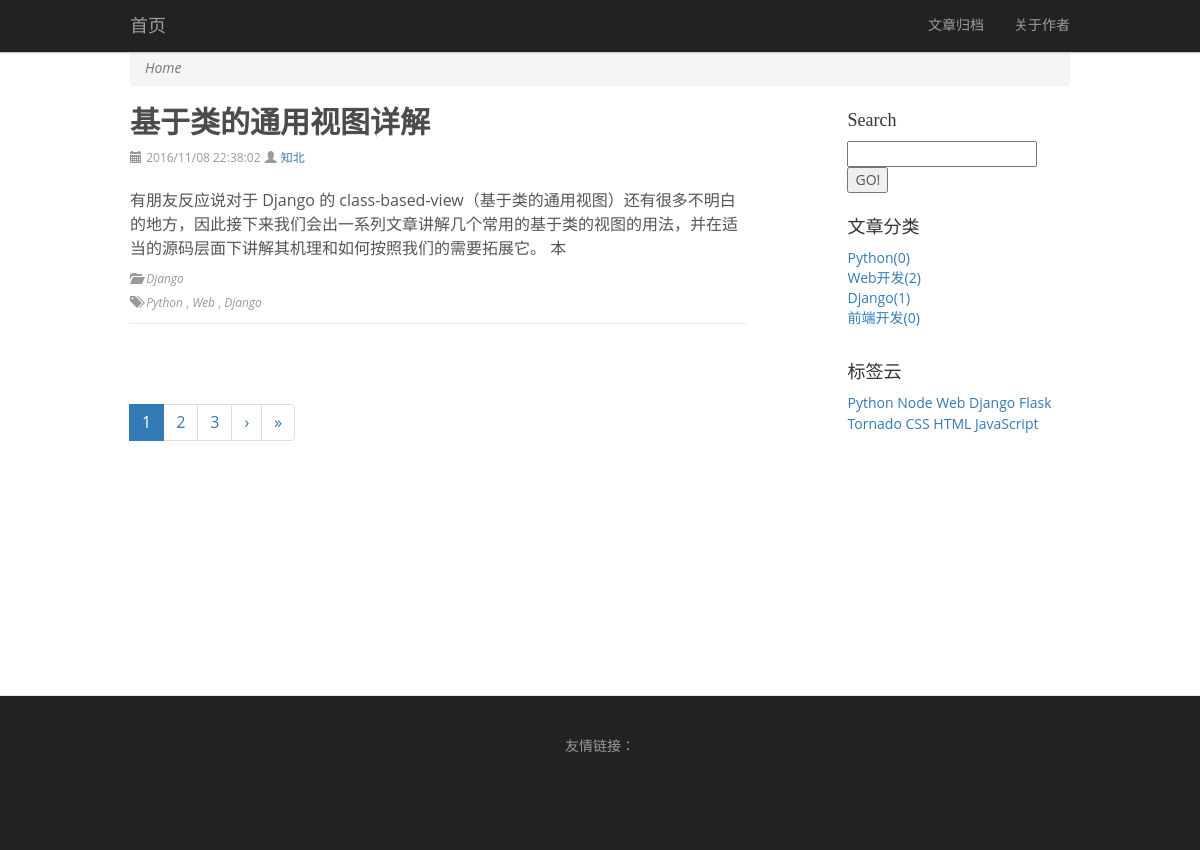
The page / on the database its author committed.
### SG2016/apps/blog/models.py (models this page shows, shortened)
class Article(models.Model):
    STATUS_CHOICES = (
        ('p', '发布'),
        ('t', '草稿'),
        ('d', '删除'),
    )
    title = models.CharField(verbose_name='标题', max_length=200)
    summary = models.CharField(verbose_name='摘要', max_length=200, blank=True,
                               help_text="可选，若为空将摘取正文的前54个字符。")
    content = models.TextField(verbose_name='正文')
    author = models.ForeignKey(BlogAuthor, verbose_name='作者', on_delete=models.CASCADE)
    status = models.CharField(verbose_name='文章状态', max_length=1, choices=STATUS_CHOICES)
    views = models.PositiveIntegerField(verbose_name='浏览量', default=0)
    create_time = models.DateTimeField(verbose_name='创建时间', auto_now_add=True)
    update_time = models.DateTimeField(verbose_name='修改时间', auto_now=True)
    category = models.ForeignKey('Category', verbose_name='分类', on_delete=models.CASCADE)
    tags = models.ManyToManyField('Tag', verbose_name='标签云', blank=True)
    class Meta:
        ordering = ['-create_time']
        verbose_name = '文章'
        verbose_name_plural = verbose_name
    def get_absolute_url(self):
        return reverse('blog:article_detail', kwargs={'article_id': self.id})

class Category(models.Model):
    name = models.CharField(verbose_name='分类名', max_length=10)
    order = models.IntegerField(verbose_name='排序', default=0)
    description = models.CharField(verbose_name='分类描述', max_length=120,
                                   help_text='分类描述，120字以内', blank=True)
    class Meta:
        ordering = ['order', 'name']
        verbose_name = "分类"
        verbose_name_plural = verbose_name
    def __str__(self):
        return self.name
    def get_article_num(self):
        return Article.objects.filter(category=self, status='p').count()
    def get_absolute_url(self):
        return reverse('blog:get_article_list_by_category', kwargs={'category_id': self.id})

class Tag(models.Model):
    name = models.CharField(verbose_name='标签名', max_length=10)
    order = models.IntegerField(verbose_name='排序', default=0)
    class Meta:
        ordering = ['order', 'name']
        verbose_name = "标签"
        verbose_name_plural = verbose_name
    def get_article_num(self):
        return Article.objects.filter(tags=self, status='p').count()
    def get_absolute_url(self):
        return reverse('blog:get_article_list_by_tag', kwargs={'tag_id': self.id})

### SG2016/apps/account/models.py (models this page shows, shortened)
class BlogAuthor(models.Model):
    GENDER_CHOICES = (
        ('M', '男'), ('F', '女'),
    )
    name = models.CharField(verbose_name='姓名', max_length=10, null=False, blank=False)
    pen_name = models.CharField(verbose_name='笔名', max_length=20, null=False, blank=False)
    birthday = models.DateField(verbose_name='生日', auto_now_add=False, default=datetime.datetime.now)
    gender = models.CharField(verbose_name='性别', max_length=2, default='M', choices=GENDER_CHOICES)
    introduce = models.TextField(verbose_name='个人简介', default=' ... ', null=True)
    avatar = models.ImageField(verbose_name='肖像', upload_to='avatars', null=True, blank=False)
    email = models.EmailField(verbose_name='邮箱', max_length=64, default='888888@qq.com')
    qq = models.CharField(verbose_name='QQ', max_length=64,)
    weibo = models.CharField(verbose_name='微博', max_length=255, default='http://weibo.com', null=True)
    github = models.CharField(verbose_name='GitHub', max_length=255, default='https://github.com', null=True)
    class Meta:
        verbose_name = '博客作者'
        verbose_name_plural = verbose_name
    def get_absolute_url(self):
        return reverse('account:about_author')

### SG2016/apps/blog/views.py (the view)
# urls.py: url(r'^$', ArticleListView.as_view(), name='index'),
class ArticleListView(ListView):
    template_name = 'blog/article_list.html'
    context_object_name = 'article_list'
    def get_queryset(self):
        article_list = article_paginator(self.request, Article.objects.filter(status='p'))
        return article_list

### SG2016/apps/blog/templatetags/blog_extras.py (called while the page is built)
@register.inclusion_tag('blog/category_list.html', takes_context=True)
def get_categories(context):
    categories = Category.objects.all()
    return {'categories': categories}

@register.inclusion_tag('blog/tag_cloud.html', takes_context=True)
def get_tags(context):
    tags = Tag.objects.all().all()
    return {'tags': tags}

### SG2016/apps/blog/utils.py (called while the page is built)
def article_paginator(request, article_list):
    paginator = Paginator(article_list, 1)  # 产生一个分页器（每页两条数据）
    try:
        page = int(request.GET.get('page', 1))
        article_list = paginator.page(page)
    except (InvalidPage, EmptyPage, PageNotAnInteger):
        article_list = paginator.page(1)   # 若发生异常，则返回第一页数据
    return article_list

### SG2016/apps/blog/templates/blog/article_list.html
{% extends "blog/base.html" %}
{% load django_markdown %}
{% block breadcrumb_nav %}
<div class="scp-breadcrumb">
    <ul class="breadcrumb">
        <li class="active"><i>Home</i></li>
    </ul>
</div>
{% endblock breadcrumb_nav %}
{% block main %}
{% for article in article_list %}
    {% include "blog/article_info.html" with article=article %}
{% endfor %}
{% include "blog/article_pagination.html" with is_query_result=False page=article_list %}
{% endblock main %}

### SG2016/apps/blog/templates/blog/article_info.html
{% load staticfiles %}
{% load django_markdown %}
{% block custom_styles %}
    <link href="{% static 'css/django_markdown_preview.css' %}" rel="stylesheet">
{% endblock %}
<div class="blog-post">
    <h2 class="blog-post-title">
        <a href="{{ article.get_absolute_url }}">{{ article.title }}</a>
    </h2>
    <p class="blog-post-meta">
        <span class="glyphicon glyphicon-calendar icon"></span>
        <span class="icon-text">{{ article.create_time | date:"Y/m/d H:i:s" }}</span>
        <span class="glyphicon glyphicon-user icon"></span>
        <span class="icon-text">
            <a href="{{ article.author.get_absolute_url }}">
              <span>{{ article.author.pen_name }}</span>
            </a>
      </span>
    </p>
    <p>
        {{ article.summary | markdown | safe }}
    </p>
    <p class="blog-post-meta">
        <span class="glyphicon glyphicon-folder-open icon"></span>
        <span class="icon-text">
          <a class="tag-hover" href="{{ article.category.get_absolute_url }}">
              <i>{{ article.category }}</i>
          </a>
        </span>
        <br>
        <span class="glyphicon glyphicon-tags icon"></span>
        <span class="icon-text">
        {% for tag in article.tags.all %}
            <a class="tag-hover" href="{{ tag.get_absolute_url }}">
                <i>{{ tag.name }}</i>
            </a>
            {% if not forloop.last %},{% endif %}
        {% endfor %}
      </span>
    </p>
    <hr class="line">
</div>

### SG2016/apps/blog/templates/blog/category_list.html
<p>
    {% for category in categories %}
        <li>
            <a href="{{ category.get_absolute_url }}">
                {{ category.name }}({{ category.get_article_num }})
            </a>
        </li>
    {% endfor %}
</p>

### SG2016/apps/blog/templates/blog/tag_cloud.html
{% load staticfiles %}
<link href="{% static 'css/tag_cloud.css' %}" rel="stylesheet" >
{% for tag in tags %}
  <a href="{{ tag.get_absolute_url }}" title="{{ tag.get_article_num }}篇文章" >
      {{ tag.name }}
  </a>
{% endfor %}

### SG2016/static/css/blog.css (style rules this page uses)
body { font-family: 'Open Sans','Helvetica Neue',"Hiragino Sans GB",sans-serif, Arial,Verdana,"BitStream vera Sans",Tahoma,Helvetica,Sans-serif; color: #555; margin-top: 50px; }
h1, .h1, h2, .h2, h3, .h3, h4, .h4, h5, .h5, h6, .h6 { margin-top: 0; font-family: 'Microsoft YaHei',Verdana,"BitStream vera Sans"; font-weight: normal; color: #333; }
.blog-post { margin-bottom: 60px; }
.blog-post-title a { margin-bottom: 5px; font-size: 30px; font-weight: bold; text-decoration: none; color: #4C4C4C; }
.blog-post-meta { margin-bottom: 20px; margin-top: -5px; color: #999; }
.blog-post-meta .icon { font-size: 12px; }
.blog-post-meta .icon-text { font-size: 12px; }
.blog-post .line { margin-top: -10px; }
* { margin: 0; }
html, body { height: 100%; }

### SG2016/static/css/django_markdown_preview.css (style rules this page uses)
.tag-hover { color: inherit; }

### rows shown on the page
Article: title "基于类的通用视图详解", create_time "2016/11/08 22:38:02", author.pen_name "知北", summary "有朋友反应说对于 Django 的 class-based-view（基于类的通用视图）还有很多不明白的地方，因此接下来我们会出一系列文章讲解几个常用的基于类的视图的用法，并在适当的源码层面下讲解其机理和如何按照我们的需要拓展它。 本", category "Django"
Tag: name "Python"
Tag: name "Web"
Tag: name "Django"
Category: name "Python", get_article_num "0"
Category: name "Web开发", get_article_num "2"
Category: name "Django", get_article_num "1"
Category: name "前端开发", get_article_num "0"
Tag: name "Node"
Tag: name "Flask"
Tag: name "Tornado"
Tag: name "CSS"
Tag: name "HTML"
Tag: name "JavaScript"

### other values the page prints
{{ i }} "1" "2" "3"
